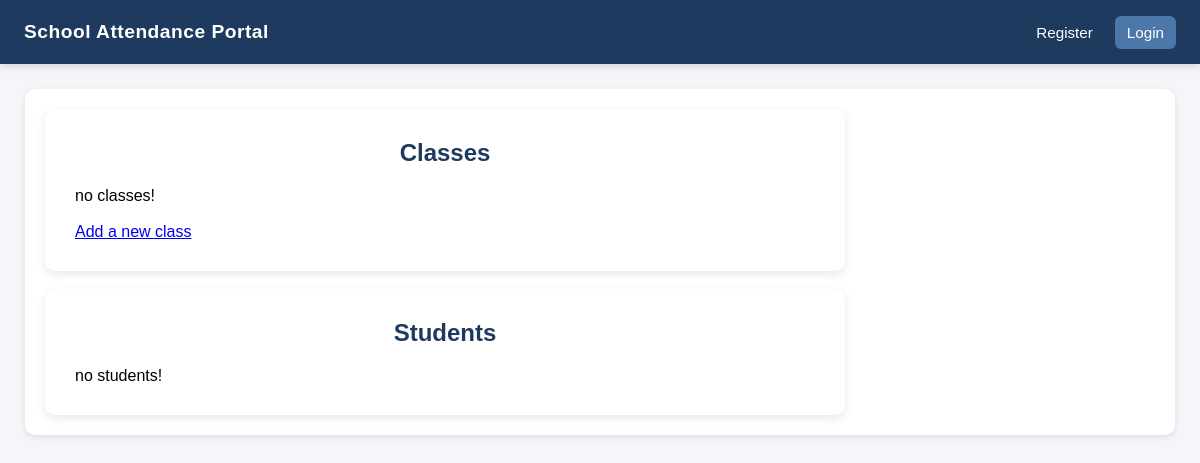
Before: /courses/id=1 with the older database file.
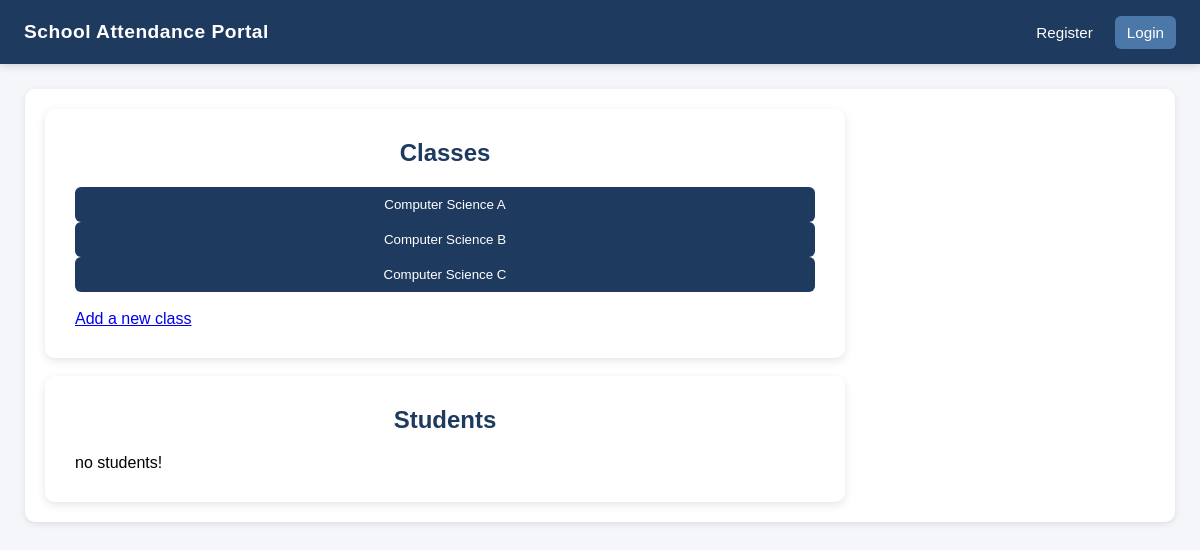
After: the same page with the newer database file.
### tables this page shows
CREATE TABLE "class"
(
    class_id  INTEGER not null
        constraint class_pk
            primary key autoincrement,
    block     char(1) not null,
    course_id int     not null
        references course
);

CREATE TABLE "subject"
(
    subject_id    INTEGER     not null
        primary key autoincrement,
    subject_name  varchar(45) not null,
    department_id int         not null
        references department
);

### app.py (the view)
@app.route("/courses/id=<course_id>")
def course(course_id):
    from libraries.tools.admin import get_classes_by_course, get_students_by_course
    class_list = get_classes_by_course(course_id)
    student_list = get_students_by_course(course_id)
    return render_template("course.html", class_list=class_list, student_list=student_list, course_id = course_id)

### app.py (called while the page is built)
@app.before_request
def before_request():
    if "logged_in" not in session.keys():
        session["logged_in"] = 0

### libraries/tools/admin.py (called while the page is built)
def get_classes_by_course(course_id):
    from libraries.tools.database import execute_query_all
    query = ("SELECT subject.subject_name, class.block, course.year "
             "FROM class, course, subject "
             "WHERE class.course_id = course.course_id "
             "AND course.subject_id = subject.subject_id "
             "AND course.course_id = ?")
    classes = execute_query_all(query, (course_id, ))
    return classes

def get_students_by_course(course_id):
    from libraries.tools.database import execute_query_all
    query = ("SELECT * FROM student, enrolment, class "
             "WHERE student.student_number = enrolment.student_number "
             "AND enrolment.class_id = class.class_id "
             "AND class.course_id = ?")
    students = execute_query_all(query, (course_id, ))
    return students

### libraries/tools/database.py (called while the page is built)
def execute_query_all(query,params):
    conn = sqlite3.connect("database.db")
    cur = conn.cursor()
    cur.execute(query,params)
    rows = cur.fetchall()
    return rows

### templates/course.html
{% extends 'base.html' %}
{% block content %}
    <div class="card">
        <h2>Classes</h2>
        {% for class in class_list %}
            <form method="POST">
                <button type="submit">{{ class[0] }} {{ class[1] }}</button>
            </form>
        {% else %}
            <p>no classes!</p>
        {% endfor %}
        <br/>
        <a href="/classes/new/course={{ course_id }}">Add a new class</a>
    </div>
    <br/>
    <div class="card">
        <h2>Students</h2>
        {% for student in student_list %}
            <form method="POST">
                <button type="submit" name="test" value="123">{{ course[0] }} - {{ course[1] }}</button>
            </form>
        {% else %}
            <p>no students!</p>
        {% endfor %}
    </div>
{% endblock %}

### templates/base.html (shortened to what this page needs)
<!DOCTYPE html>
<html lang="en">
<head>
    <link rel="stylesheet" href="{{ url_for('static', filename='css/style.css') }}">
</head>
<body>
    <nav class="navbar">
        <div class="portal-title">
            School Attendance Portal
        </div>
        <div class="nav-links">
            {% if session.get('logged_in') %}
                <a href="{{ url_for('logout') }}">Logout</a>
            {% else %}
                <a href="{{ url_for('register') }}">Register</a>
                <a href="{{ url_for('login') }}">Login</a>
            {% endif %}
        </div>
    </nav>
    <main class="content {% if not session.get('logged_in') %}full-width{% endif %}">
        <div class="page-card">
            {% block content %}
            {% endblock %}
        </div>
    </main>
</body>
</html>

### static/css/style.css (style rules this page uses)
* { margin: 0; padding: 0; box-sizing: border-box; font-family: Arial, sans-serif; }
body { background: #f4f6f9; }
.navbar { height: 64px; background: #1e3a5f; color: white; display: flex; align-items: center; justify-content: space-between; padding: 0 24px; position: fixed; top: 0; left: 0; right: 0; z-index: 1000; box-shadow: 0 2px 8px rgba(0, 0, 0, 0.15); }
.portal-title { font-size: 1.2rem; font-weight: 600; letter-spacing: 0.5px; }
.nav-links { display: flex; align-items: center; gap: 10px; }
.nav-links a { color: white; text-decoration: none; font-size: 0.95rem; padding: 8px 12px; border-radius: 6px; transition: background 0.2s ease, color 0.2s ease; }
.nav-links a:last-child { background: #4b78a8; }
.content { margin-top: 64px; margin-left: 240px; padding: 25px; }
.content.full-width { margin-left: 0; }
.page-card { background: white; border-radius: 10px; padding: 20px; box-shadow: 0 2px 6px rgba(0, 0, 0, 0.1); }
.card { background: white; padding: 30px; width: 100%; max-width: 800px; border-radius: 10px; box-shadow: 0 3px 10px rgba(0, 0, 0, 0.1); }
h2 { text-align: center; margin-bottom: 20px; color: #1e3a5f; }
button { width: 100%; padding: 10px; background: #1e3a5f; color: white; border: none; border-radius: 6px; cursor: pointer; }

Changed rows visible on the page:
added class: subject_name "Computer Science", block "A"
added class: subject_name "Computer Science", block "B"
added class: subject_name "Computer Science", block "C"
Other visible differences:
text no longer shown: "no classes!"
